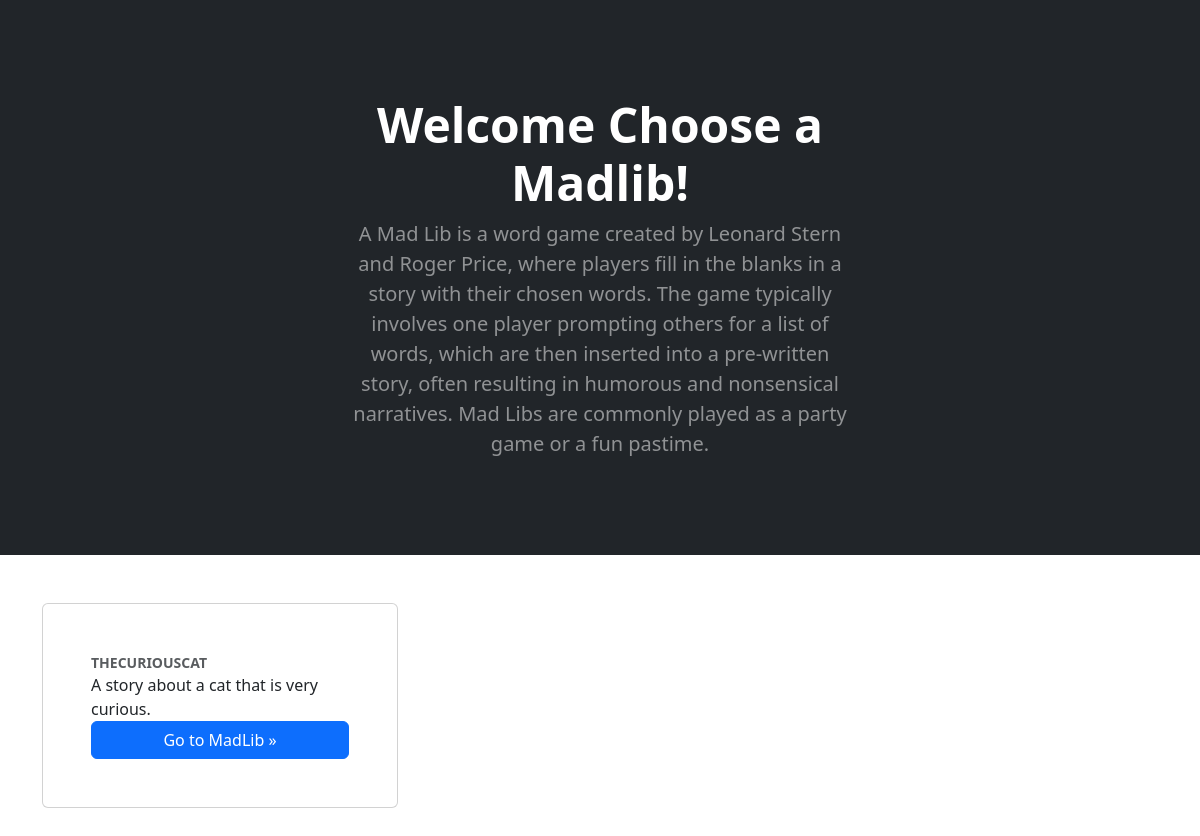
The app's page /, older data.
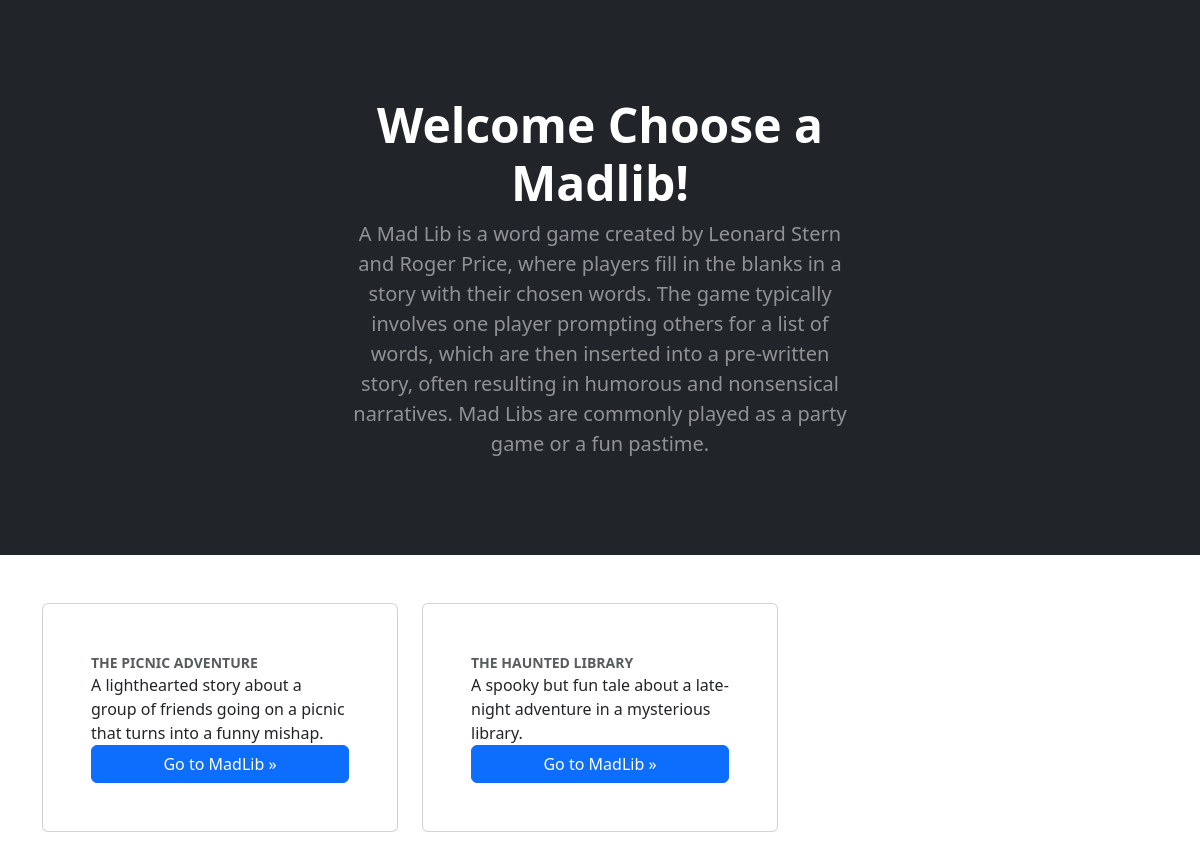
The same page, newer data.
### storiess/models.py (models this page shows, shortened)
class StoryInfo(models.Model):
    storyName = models.CharField(max_length=64, null=True, blank=True)
    storyURL = models.CharField(max_length=64, null=True, blank=True)
    story = models.CharField( null=True, blank=True)
    description = models.CharField(max_length=500, null=True, blank=True)
    verbcount = models.IntegerField(null=True, blank=True)
    adjective = models.IntegerField(null=True, blank=True)
    noun = models.IntegerField(null=True, blank=True)
    pronouns = models.IntegerField(null=True, blank=True)
    names = models.IntegerField(null=True, blank=True)

### storiess/views.py (the view)
# urls.py: path('', views.index, name='home'),
def index(request):
   storyInfo = StoryInfo.objects.all()
   context = context = {'storyInfo':storyInfo}
   return render(request, "index.html",context)

### storiess/templates/index.html
<!DOCTYPE html>
<html lang="en">
<head>
  {% load django_bootstrap5 %}
  {% bootstrap_css %}
</head>
<body>
  <div class="bg-dark py-5">
     <div class="container px-5">
       <div class="row gx-5 justify-content-center">
          <div class="col-lg-6">
            <div class="text-center my-5">
              <h1 class="display-5 fw-bolder text-white mb-2">Welcome Choose a Madlib!</h1>
               <p class="lead text-white-50 mb-4">A Mad Lib is a word game created by Leonard Stern and Roger Price,
               where players fill in the blanks in a story with their chosen words.
               The game typically involves one player prompting others for a list of words,
              which are then inserted into a pre-written story, often resulting in humorous
              and nonsensical narratives. Mad Libs are commonly played as a party game or a fun pastime.</p>
        </div>
      </div>
    </div>
  </div>
</div>
<div class="container my-5">
  <div class="row g-4">
    {% for story in storyInfo %}
        <div class="col-12 col-sm-6 col-lg-4">
          <div class="card mb-5 mb-xl-0">
            <div class="card-body p-5">
              <div class="small text-uppercase fw-bold text-muted">{{story.storyName}}</div>
                {{story.description}}
              <div class="d-grid"><a href="{% url 'form' story.id %}" class="btn btn-primary">Go to MadLib »</a></div>
            </div>
          </div>
        </div>
    {% endfor %}
  </div>
</div>
</body>
</html>

Row changes from the older to the newer data that the page shows:
removed StoryInfo: storyName "THECURIOUSCAT", description "A story about a cat that is very curious."
added StoryInfo: storyName "THE PICNIC ADVENTURE", description "A lighthearted story about a group of friends going on a picnic that turns into a funny mishap."
added StoryInfo: storyName "THE HAUNTED LIBRARY", description "A spooky but fun tale about a late-night adventure in a mysterious library."
